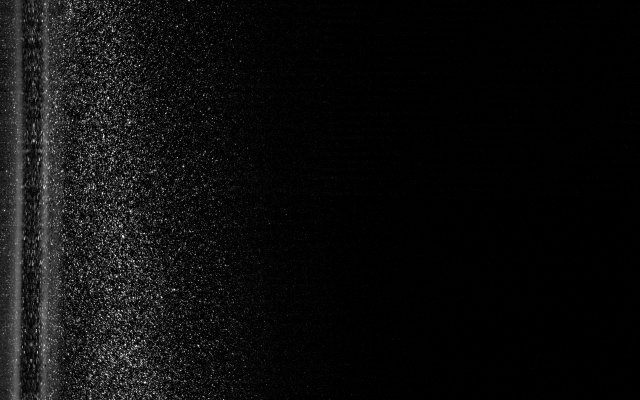
%> input picture Support and Functions/TestImages/image_LUT8bit000001.T000.D000.P000.H001.LA.tif, 1280 x 800 px (shown at 1/2 size); its folder holds 2 pictures in this run
$ octave TESTMinMaxNormalization.m   (GNU Octave 9; MATLAB toolbox functions it lacks are replaced by stand-ins)
%> lines starting %> are read from the running program, lines starting %| are printed output that depends on the picture
### Support and Functions/Background Subtraction/SlidingMinFilter.m
function B = SlidingMinFilter(A,Win)
%
% VERSION 2
%Apad = padarray(A,[Win/2 Win/2]);

% MATLAB WAY
se = strel('disk',floor(Win/2));
B = imerode(A,se);
% [24 lines of commented-out code are left out]

### Support and Functions/Background Subtraction/SlidingMaxFilter.m
function B = SlidingMaxFilter(A,Win)

%Apad = padarray(A,[Win/2 Win/2]);

% Matlab function
se = strel('disk',floor(Win/2));
B = imdilate(A,se);
% [22 lines of commented-out code are left out]

### Support and Functions/Background Subtraction/SlidingMinMax.m
function [corrected,varargout] = SlidingMinMax(original,FiltSize,varargin)

if nargin == 2
    Level = median(original(:));
elseif nargin == 3
    Level = varargin{1};
end

domain = ones(FiltSize,FiltSize);
N = size(domain,1)*size(domain,2);
low = filter2(domain,ordfilt2(original,1,domain))/N;
upp = filter2(domain,ordfilt2(original,N,domain))/N;
contrast = upp-low;

% cont = immultiply(contrast > Level,contrast - Level) + Level;
% corrected = 64*imdivide(original-low,cont);

cont = ((contrast > Level) .* (contrast - Level) + Level);
corrected = (original-low) ./ cont;

varargout{1} = low;
varargout{2} = upp;

### Support and Functions/Background Subtraction/SlidingMedianFilter.m
function B = SlidingMedianFilter(A,Win)

B = medfilt2(A,[Win Win]);

% B = zeros(size(A));
%
% Apad = padarray(A,[Win/2 Win/2]);
%
% x = [1:Win]';
% y = [1:Win]';
%
% for i= 1:size(Apad,1)-Win
%     for j=1:size(Apad,2)-Win
%
%        %VECTORIZED METHOD
%        window = Apad(i+x-1,j+y-1);
%
%        %FIND THE MINIMUM VALUE IN THE SELECTED WINDOW
%         B(i,j) = median(window(:));
%
%     end
% end

### Support and Functions/Background Subtraction/BackgroundSubNormalization.m
function [Sub_rAfinal,Sub_rBfinal] = BackgroundSubNormalization(A,B,Win)
% [4 lines of commented-out code are left out]

if isa(A,'uint8') == 1
    type = 8;
elseif isa(A,'uint16') == 1
    type = 12;
end

A = double(A);
B = double(B);

% Local normalization based on local median intensity
Amin = SlidingMinFilter(A,Win);
Amed = SlidingMedianFilter(A,Win);
Amed = Amed + 1; % to avoid NaN and Inf
NmedA = (A - Amin) ./ (Amed - Amin);

Bmin = SlidingMinFilter(B,Win);
Bmed = SlidingMedianFilter(B,Win);
Bmed = Bmed + 1; % to avoid NaN and INf
NmedB = (B - Bmin) ./ (Bmed - Bmin);

% Subtraction Frame A from Frame B
Sub = NmedA - NmedB;

% Reconstruct Image for Frame A & B
index = Sub > 0;
Sub_rA = zeros(size(Sub));
Sub_rA(index) = Sub(index);

index = Sub < 0;
Sub_rB = zeros(size(Sub));
Sub_rB(index) = Sub(index);
Sub_rB = Sub_rB .* -1;

% Local normalization based on local max intensity
Sub_rAmin = SlidingMinFilter(Sub_rA,Win);
Sub_rAmax = SlidingMaxFilter(Sub_rA,Win);
Sub_rAfinal = (Sub_rA - Sub_rAmin) ./ (Sub_rAmax - Sub_rAmin);

Sub_rBmin = SlidingMinFilter(Sub_rB,Win);
Sub_rBmax = SlidingMaxFilter(Sub_rB,Win);
Sub_rBfinal = (Sub_rB - Sub_rBmin) ./ (Sub_rBmax - Sub_rBmin);

if type == 8 % 8-bit
    Sub_rAfinal = uint8(Sub_rAfinal * 255);
    Sub_rBfinal = uint8(Sub_rBfinal * 255);

elseif type == 12 % 12-bit
    Sub_rAfinal = uint16(Sub_rAfinal * 4095);
    Sub_rBfinal = uint16(Sub_rBfinal * 4095);
end

### Support and Functions/Background Subtraction/TESTMinMaxNormalization.m
clear all
clc

if ispc == 1
    slash = '\';
else
    slash = '/';
end

pathDir = [pwd slash 'TestImages'];
files = dir([pathDir slash '*L*.TIF']);

n = 1;

Win = 16;

LA = imread([pathDir slash files(n).name]);
%> LA is the input picture: size 800x1280 uint8; min 0, max 255, mean 13.5
LA = double(LA);
%> LA: size 800x1280 double

LB = imread([pathDir slash files(n+1).name]);
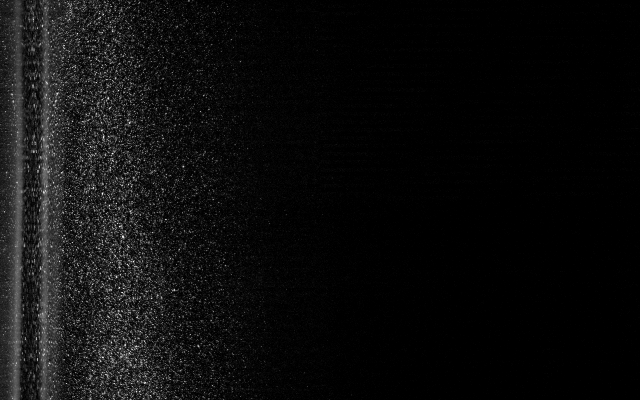
%> input picture Support and Functions/TestImages/image_LUT8bit000001.T000.D000.P000.H001.LB.tif, 1280 x 800 px (shown at 1/2 size)
%> LB is the input picture: size 800x1280 uint8; min 0, max 255, mean 13.6
LB = double(LB);
%> LB: size 800x1280 double


[J,I] = size(LA);
%> J = 800; I = 1280
x = linspace(1,I,I);
%> x = 1280 values from 1 to 1280

%% Local normalization based on local max intensity
tic

Am = median(LA(:));
%> Am = 0
Amin = SlidingMinFilter(LA,Win);
Amax = SlidingMaxFilter(LA,Win);
h = fspecial('average',Win);
Amin = imfilter(Amin,h);
Amax = imfilter(Amax,h);
Anorm = (LA - (Amin+Am)) ./ (Amax - (Amin-Am));
Anorm(Anorm < 0) = 0;
%> Anorm: size 800x1280 double; min 0, max 2.22, mean 0.0897
Anorm(Anorm > 1) = 1;
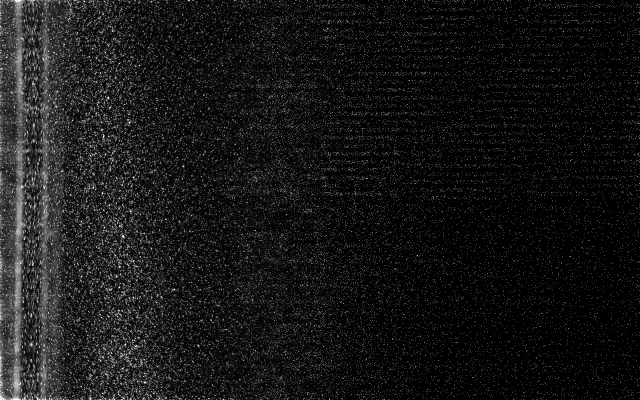
%> Anorm: size 800x1280 double (shown at 1/2 size); min 0, max 1, mean 0.0894

Bm = median(LB(:));
%> Bm = 0
Bmin = SlidingMinFilter(LB,Win);
Bmax = SlidingMaxFilter(LB,Win);
h = fspecial('average',Win);
Bmin = imfilter(Bmin,h);
Bmax = imfilter(Bmax,h);
Bnorm = (LB - (Bmin+Bm)) ./ (Bmax - (Bmin-Bm));
Bnorm(Bnorm < 0) = 0;
Bnorm(Bnorm > 1) = 1;

toc

Sub = Anorm-Bnorm;

index = Sub > 0;
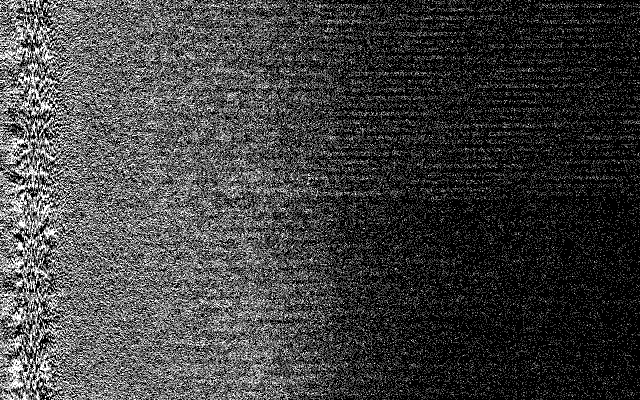
%> index: size 800x1280 logical (shown at 1/2 size); 25.2% white in thin lines or dots
Sub_rA = zeros(size(Sub));
Sub_rA(index) = Sub(index);
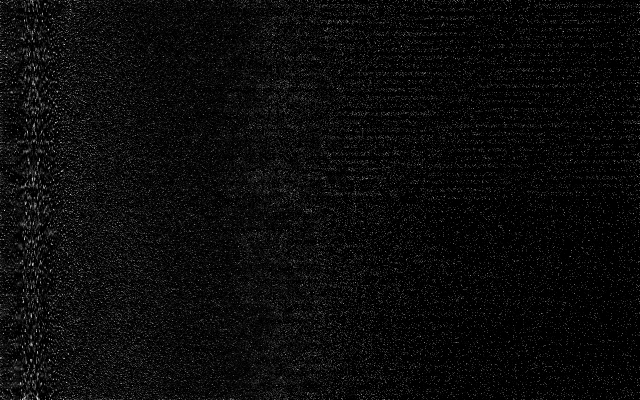
%> Sub_rA: size 800x1280 double (shown at 1/2 size); min 0, max 1, mean 0.0439

% Tile = floor(I ./ 32);
% Sub_rA = adapthisteq(Sub_rA,'NumTiles',[Tile Tile],'Range','original');

%% Sliding Min-Max Filter
tic
[Aanorm,Aamin,Aamax] = SlidingMinMax(LA,Win,Am);
toc
%contrast = Aamax - Aamin;

%% Ricardo's Back Subtraction
LA = imread([pathDir slash files(n).name]);
LB = imread([pathDir slash files(n+1).name]);
tic
[Sub_rLA,Sub_rLB] = BackgroundSubNormalization(LA,LB,Win);
%> in BackgroundSubNormalization, `index = Sub > 0;`: index: size 800x1280 logical; 25% white in thin lines or dots
%> in BackgroundSubNormalization, `index = Sub < 0;`:
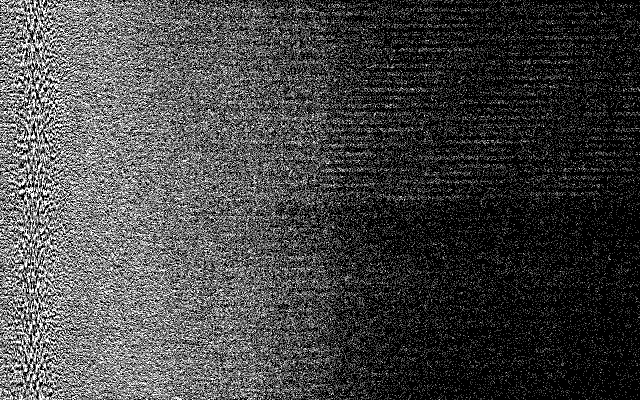
%> index: size 800x1280 logical (shown at 1/2 size); 27% white in thin lines or dots
%> in BackgroundSubNormalization, `Sub_rB(index) = Sub(index);`:
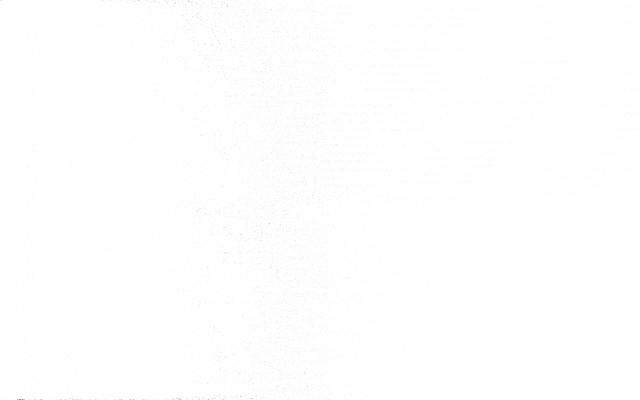
%> Sub_rB: size 800x1280 double (shown at 1/2 size); min -216, max 0, mean -0.715; drawn with min black and max white
%> in SlidingMinFilter (call 5), `B = imerode(A,se);`: B: size 800x1280 double; every value is 0
%> in SlidingMinFilter (call 6), `B = imerode(A,se);`: B: size 800x1280 double; every value is 0
%> in BackgroundSubNormalization, `Sub_rBfinal = (Sub_rB - Sub_rBmin) ./ (Sub_rBmax - Sub_rBmin);`:
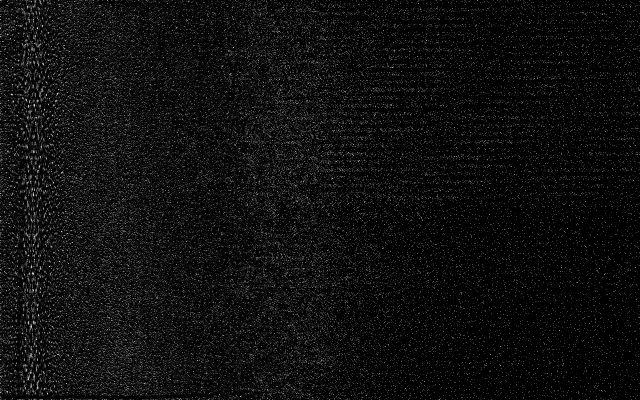
%> Sub_rBfinal: size 800x1280 double (shown at 1/2 size); 0.03% of the values are NaN or infinite; the others: min 0, max 1, mean 0.0567; drawn with min black, max white, NaN and infinite black
toc

figure(101), colormap gray
subplot(2,1,1),imagesc(LA),axis equal
subplot(2,1,2),imagesc(Sub_rA,[0 1]),axis equal
subplot(4,1,3),imagesc(Sub_rLA),axis equal
subplot(4,1,4),imagesc(Aanorm,[0 1]),axis equal

%%
% [28 lines of commented-out code are left out]
